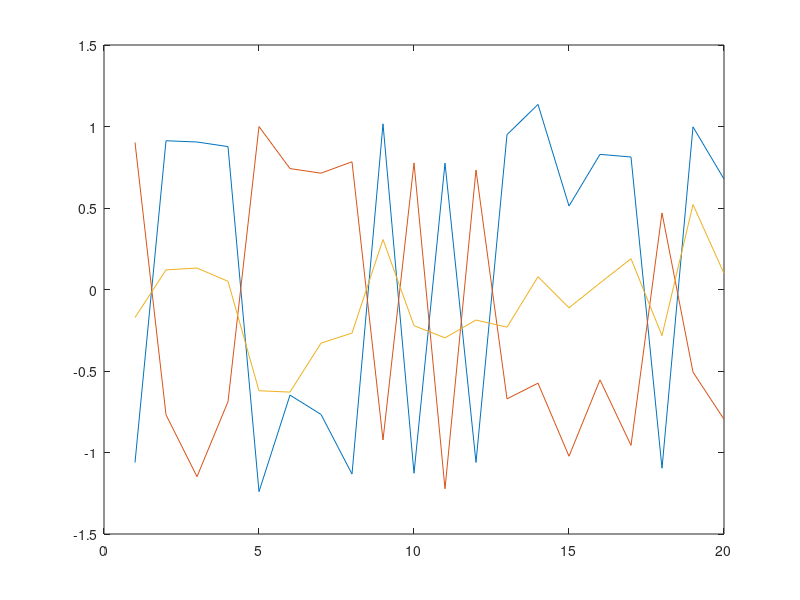
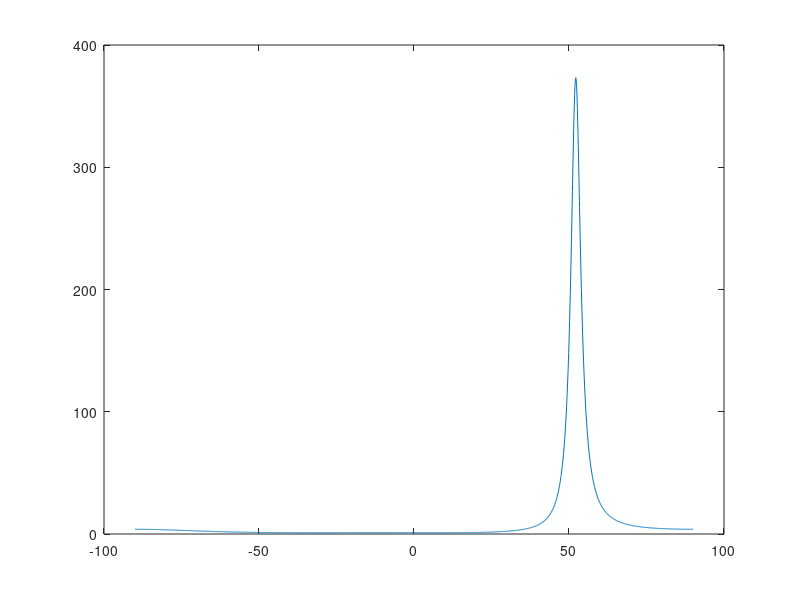

Recreate these plots in MATLAB, in order.
%

doas = [50]*pi/180;     %directional of arrival of both signals in degrees

N = 3;                  %number of microphones
K = 20;                 %signal size in samples
d = 0.5;                %distance between microphones in meters
noise_var = 0.1;        %noise presence (between 0 and 1)
r = length(doas);       %number of signals in signal sub-space

%steering vectors
A = exp(-i*2*pi*d*(0:N-1)'*sin(doas));

%signals
sig = round(rand(r,K))*2-1;

%noise (uncorrelated)
noise = sqrt(noise_var/2)*(randn(N,K)+i*randn(N,K));

%data matrix
X = A*sig+noise;

%covariance matrix
R = X*X'/K;

%eigendecomposicion of covariance matrix
% Q: vectors
% D: values
[Q,D] = eig(R);

%sorting eigenvalues
[D,I] = sort(diag(D),1,'descend');

%sorting eigenvectors
Q = Q(:,I);

%getting signal eigenvectors
Qs = Q(:,1:r);   %this could be done without knowing r

%getting noise eigenvectors
Qn = Q(:,r+1:N);


%%% MUSIC
%define angles to look for orthogonality
angles = -90:0.1:90;

%compute steering vectors corresponding to values in angles
a1 = exp(-i*2*pi*d*(0:N-1)'*sin(angles*pi/180));

%compute MUSIC spectrum
for k=1:length(angles)
	music_spectrum(k)=(a1(:,k)'*a1(:,k))/(a1(:,k)'*Qn*Qn'*a1(:,k));
end

figure(1)
plot(1:K,X(1,:),1:K,X(2,:),1:K,X(3,:))

figure(2)
plot(angles,abs(music_spectrum))
